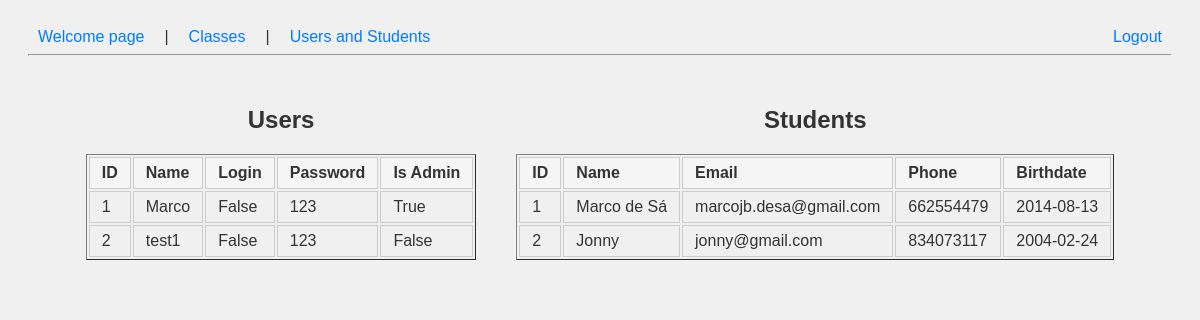
/users, run on an earlier commit of the app's database.
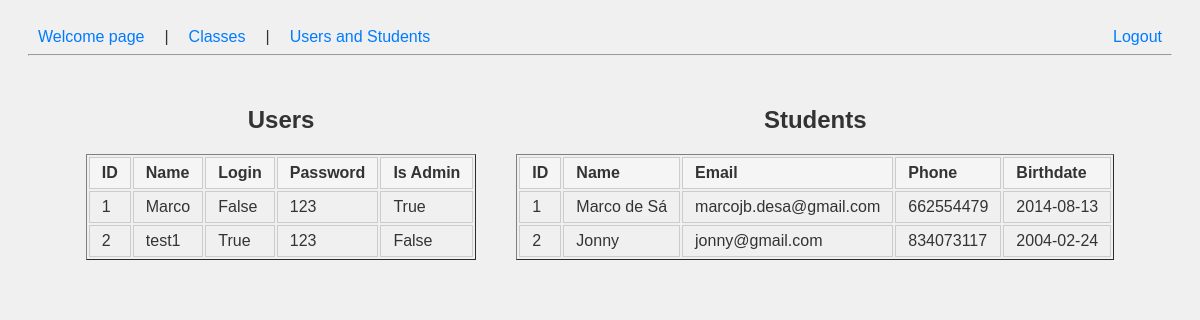
And on a later commit of the database.
### models.py (models this page shows)
class BaseModel(Model):
    class Meta:
        database = db

class User(BaseModel):
    id_user = AutoField()
    name = CharField()
    is_admin = BooleanField() # True if admin, False if teacher
    login = BooleanField(unique=False)
    password = CharField() # Store hashed passwords in production

### app.py (the view)
@app.route('/users')
def user_manage():
    users = User.select()
    students = Student.select()
    current_user = User.select().where(User.login == True).first()
    return render_template('userManage.html', users=users, students=students, current_user=current_user)

### templates/userManage.html (shortened to what this page needs)
{% extends "dashboard.html" %}
{% block content %}
<div class="side-by-side-tables">
    <div>
        <h2>Users</h2>
        <table border="1">
            <tr>
                <th>ID</th>
                <th>Name</th>
                <th>Login</th>
                <th>Password</th>
                <th>Is Admin</th>
            </tr>
            {% for user in users %}
            <tr>
                <td>{{ user.id_user }}</td>
                <td>{{ user.name }}</td>
                <td>{{ user.login }}</td>
                <td>{{ user.password }}</td>
                <td>{{ user.is_admin }}</td>
            </tr>
            {% endfor %}
        </table>
        <br>
    </div>
    <div>
        <h2>Students</h2>
        <table border="1">
            <tr>
                <th>ID</th>
                <th>Name</th>
                <th>Email</th>
                <th>Phone</th>
                <th>Birthdate</th>
            </tr>
            {% for student in students %}
            <tr>
                <td>{{ student.id_student }}</td>
                <td>{{ student.name }}</td>
                <td>{{ student.email }}</td>
                <td>{{ student.phone }}</td>
                <td>{{ student.birthdate }}</td>
            </tr>
            {% endfor %}
        </table>
        <br>
    </div>
</div>
{% endblock %}

What changed in the data, as far as the page shows it:
changed User "test1": login "False" → "True"
